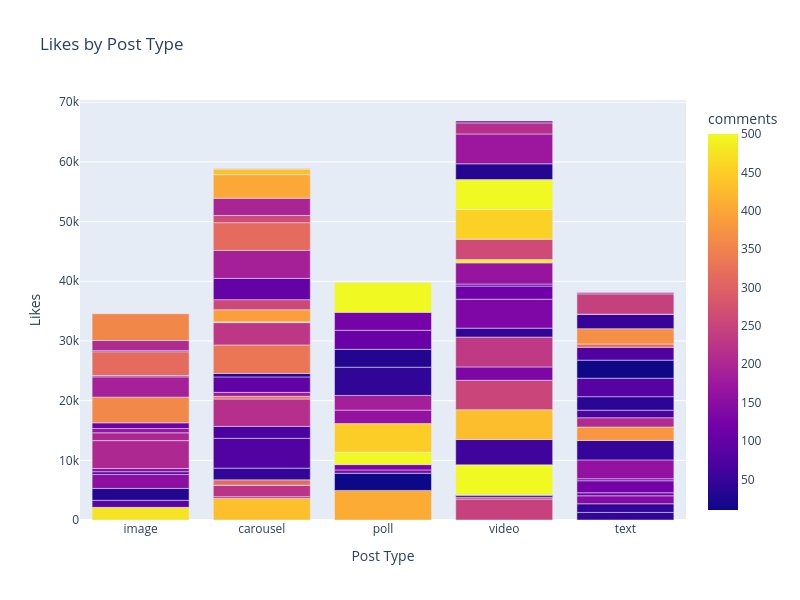

Write notebook code for a chart like this one.
### Code cell
fig=px.bar(df,x="post_type",y="likes",width=800,height=600,title="Likes by Post Type",color="comments",hover_data=["post_day","sentiment_score"])
fig.update_layout(xaxis_title="Post Type",yaxis_title="Likes")
fig.show()

### Figure 1 — Plotly figure (JSON) as saved in the notebook; plotly's stock layout.template omitted (floating-point values rounded to 4 significant figures; data arrays with more than 128 entries replaced by an {"elided": "..."} marker saying what was removed)
{"data": [{"customdata": {"elided": "100x2 str values"}, "hovertemplate": "post_type=%{x}<br>likes=%{y}<br>post_day=%{customdata[0]}<br>sentiment_score=%{customdata[1]}<br>comments=%{marker.color}<extra></extra>", "legendgroup": "", "marker": {"color": [474, 432, 408, 90, 247, 186, 30, 45, 249, 225, 44, 42, 78, 144, 314, 154, 10, 123, 122, 86, 136, 44, 109, 80, 130, 70, 162, 500, 153, 216, 449, 202, 147, 162, 201, 500, 59, 187, 430, 333, 176, 252, 97, 50, 132, 380, 44, 232, 169, 206, 73, 113, 46, 360, 34, 190, 134, 116, 99, 332, 167, 227, 163, 452, 314, 39, 390, 486, 89, 86, 261, 257, 11, 454, 500, 81, 102, 30, 189, 320, 33, 314, 173, 263, 368, 50, 70, 244, 197, 109, 402, 216, 432, 207, 124, 294, 108, 179, 500, 357], "coloraxis": "coloraxis", "pattern": {"shape": ""}}, "name": "", "orientation": "v", "showlegend": false, "textposition": "auto", "type": "bar", "x": ["image", "carousel", "poll", "image", "video", "carousel", "image", "text", "video", "carousel", "text", "video", "carousel", "text", "carousel", "image", "poll", "text", "text", "image", "poll", "carousel", "text", "carousel", "poll", "carousel", "text", "poll", "image", "carousel", "poll", "image", "video", "poll", "image", "video", "video", "poll", "video", "carousel", "carousel", "video", "carousel", "text", "video", "text", "poll", "video", "image", "text", "text", "image", "video", "image", "carousel", "image", "video", "video", "video", "carousel", "video", "carousel", "image", "carousel", "image", "text", "carousel", "video", "image", "text", "video", "carousel", "text", "video", "video", "text", "carousel", "poll", "carousel", "text", "video", "carousel", "video", "carousel", "text", "text", "text", "text", "carousel", "poll", "carousel", "video", "carousel", "image", "poll", "carousel", "video", "text", "poll", "image"], "xaxis": "x", "y": [2121, 3660, 4955, 1183, 3499, 256, 1982, 1274, 317, 1878, 1446, 304, 45, 1333, 889, 2348, 2872, 512, 2013, 455, 559, 1961, 332, 5000, 898, 1992, 3161, 2083, 548, 4594, 4795, 4665, 119, 2253, 1309, 5000, 4245, 2463, 5000, 447, 667, 4929, 2586, 3259, 2236, 2251, 4726, 5000, 725, 1551, 1268, 950, 1498, 4297, 592, 3401, 4846, 2204, 344, 4763, 3544, 3742, 227, 130, 3982, 2265, 2026, 560, 187, 3094, 3398, 1690, 3026, 5000, 5000, 2153, 3571, 2990, 4678, 553, 2642, 4656, 5000, 1203, 2566, 2416, 15, 3404, 2884, 3195, 3956, 1857, 951, 1694, 3005, 36, 314, 229, 5000, 4483], "yaxis": "y"}], "layout": {"barmode": "relative", "coloraxis": {"colorbar": {"title": {"text": "comments"}}, "colorscale": [[0, "#0d0887"], [0.1111, "#46039f"], [0.2222, "#7201a8"], [0.3333, "#9c179e"], [0.4444, "#bd3786"], [0.5556, "#d8576b"], [0.6667, "#ed7953"], [0.7778, "#fb9f3a"], [0.8889, "#fdca26"], [1, "#f0f921"]]}, "height": 600, "legend": {"tracegroupgap": 0}, "title": {"text": "Likes by Post Type"}, "width": 800, "xaxis": {"anchor": "y", "domain": [0, 1], "title": {"text": "Post Type"}}, "yaxis": {"anchor": "x", "domain": [0, 1], "title": {"text": "Likes"}}}}
